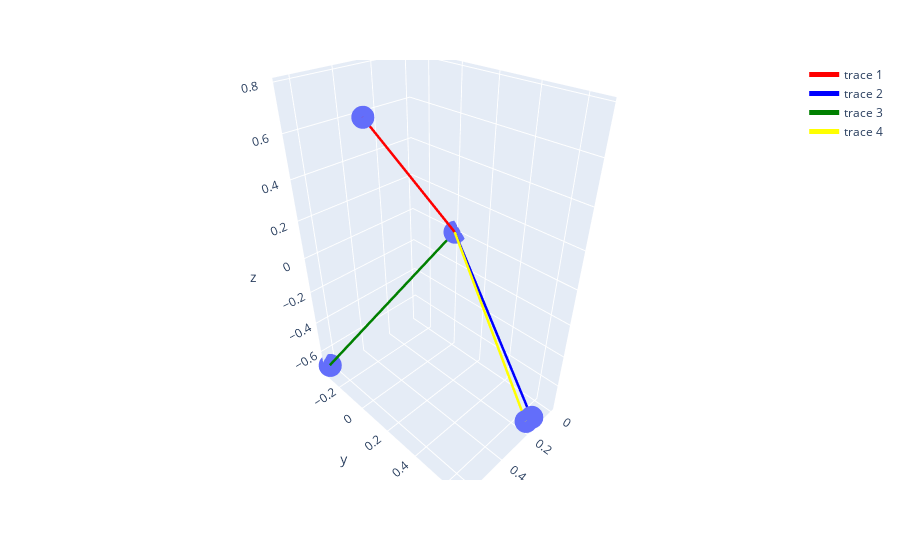

The cell this chart's notebook holds for it:
### Code cell
import plotly.express as px
import pandas as pd
from math import sin, cos


# convert from spherical to cartesian coordinates
def convert_spherical_to_cartesian(r, theta, phi):
    x = r * sin(theta) * cos(phi)
    y = r * sin(theta) * sin(phi)
    z = r * cos(theta)
    return x,y,z
 
x1,y1,z1 = convert_spherical_to_cartesian(1, 6.947085261997695271e-01, 2.261645934151683690e-01)
x3,y3,z3 = convert_spherical_to_cartesian(1, 2.342013730646936853e+00, -4.335735359697641678e-01)

x2,y2,z2 = convert_spherical_to_cartesian(1, -2.3883, -1.7676)
x4,y4,z4 = convert_spherical_to_cartesian(1, 2.3762,  1.3087)


# Dati del vettore tridimensionale
data = {
    'x': [0, x1, 0, x2, 0, x3, 0, x4],  # Coordinata x (origine e punta del vettore)
    'y': [0, y1, 0, y2, 0, y3, 0, y4],  # Coordinata y (origine e punta del vettore)
    'z': [0, z1, 0, z2, 0, z3, 0, z4]   # Coordinata z (origine e punta del vettore)
}

# Creazione di un DataFrame
df = pd.DataFrame(data)

# Creazione del grafico 3D
fig = px.scatter_3d(df, x='x', y='y', z='z')

# Aggiunta del vettore come una linea
fig.add_scatter3d(x=[0, x1], y=[0, y1], z=[0, z1], mode='lines', line=dict(color='red', width=5))
fig.add_scatter3d(x=[0, x2], y=[0, y2], z=[0, z2], mode='lines', line=dict(color='blue', width=5))
fig.add_scatter3d(x=[0, x3], y=[0, y3], z=[0, z3], mode='lines', line=dict(color='green', width=5))
fig.add_scatter3d(x=[0, x4], y=[0, y4], z=[0, z4], mode='lines', line=dict(color='yellow', width=5))


# Mostrare il grafico
fig.show()

### Figure 1 — Plotly figure (JSON) as saved in the notebook; plotly's stock layout.template omitted (floating-point values rounded to 4 significant figures)
{"data": [{"hovertemplate": "x=%{x}<br>y=%{y}<br>z=%{z}<extra></extra>", "legendgroup": "", "marker": {"color": "#636efa", "symbol": "circle"}, "mode": "markers", "name": "", "scene": "scene", "showlegend": false, "type": "scatter3d", "x": [0, 0.6239, 0, 0.1338, 0, 0.6507, 0, 0.1795], "y": [0, 0.1436, 0, 0.6708, 0, -0.3012, 0, 0.6692], "z": [0, 0.7682, 0, -0.7294, 0, -0.697, 0, -0.7211]}, {"line": {"color": "red", "width": 5}, "mode": "lines", "type": "scatter3d", "x": [0, 0.6239], "y": [0, 0.1436], "z": [0, 0.7682]}, {"line": {"color": "blue", "width": 5}, "mode": "lines", "type": "scatter3d", "x": [0, 0.1338], "y": [0, 0.6708], "z": [0, -0.7294]}, {"line": {"color": "green", "width": 5}, "mode": "lines", "type": "scatter3d", "x": [0, 0.6507], "y": [0, -0.3012], "z": [0, -0.697]}, {"line": {"color": "yellow", "width": 5}, "mode": "lines", "type": "scatter3d", "x": [0, 0.1795], "y": [0, 0.6692], "z": [0, -0.7211]}], "layout": {"legend": {"tracegroupgap": 0}, "margin": {"t": 60}, "scene": {"domain": {"x": [0, 1], "y": [0, 1]}, "xaxis": {"title": {"text": "x"}}, "yaxis": {"title": {"text": "y"}}, "zaxis": {"title": {"text": "z"}}}}}
